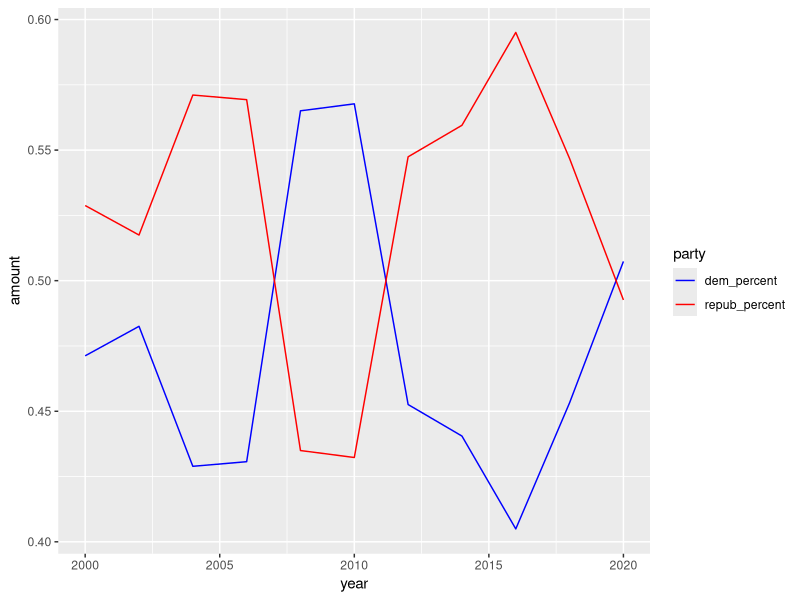
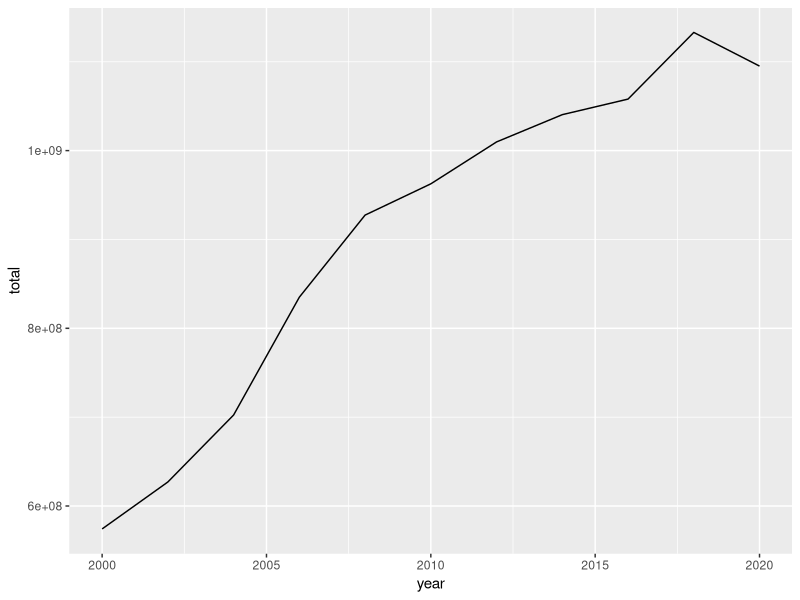
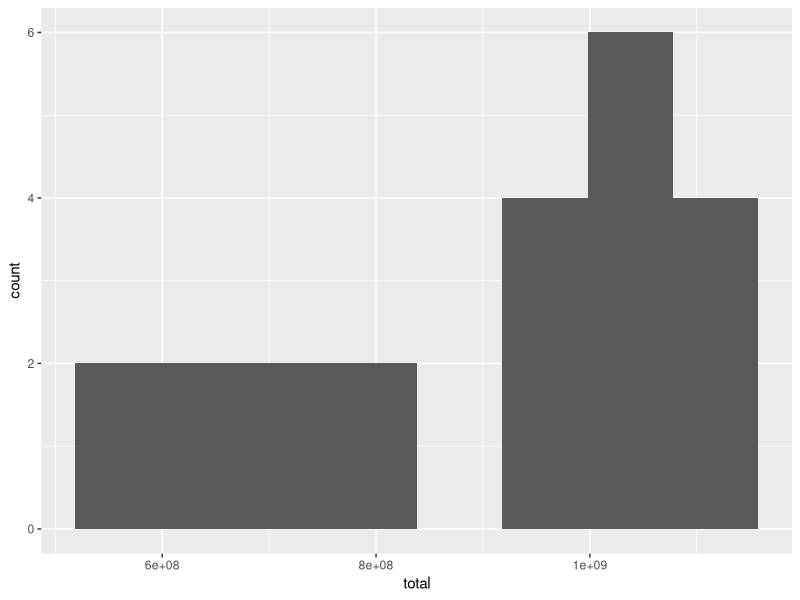

R code for these plots, in order:
## ---- chunk 1
library(tidyverse)
knitr::opts_chunk$set(echo = TRUE)
## ---- chunk 2
industry_data = read_csv("data/industry_donation_data/clean_data.csv")

clean_data = industry_data %>% 
  group_by(year) %>% 
  summarize(total = sum(dem) + sum(repub),
            dem = sum(dem),
            repub = sum(repub),
            .groups = "drop") %>%
  mutate(dem_percent = dem / total,
         repub_percent = repub / total) %>% 
  pivot_longer(
    cols = c(dem_percent, repub_percent),
    names_to = "party",
    values_to = "amount"
  )
## ---- chunk 3
ggplot(clean_data, aes(x = year, y = amount, color = party)) + 
  geom_line() + 
  scale_color_manual(
    values = c("blue", "red")
  )
## ---- chunk 4
ggplot(clean_data, aes(x = year, y = total)) + 
  geom_line() 
## ---- chunk 5
ggplot(clean_data, aes(x = total)) +
  geom_histogram(bins = 8)
